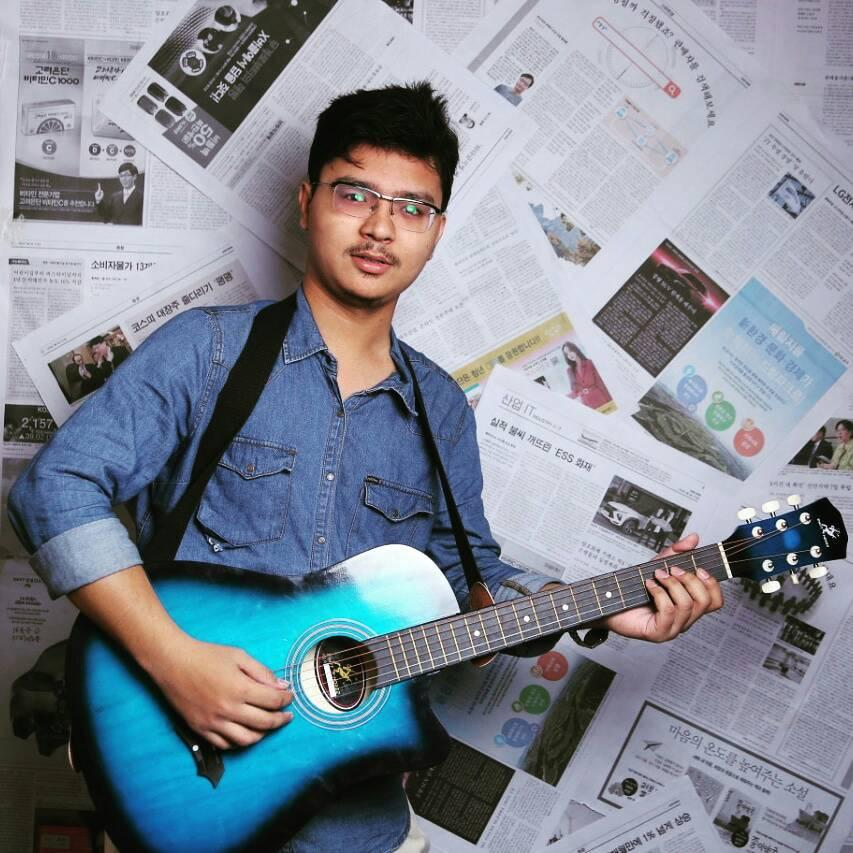
#> input picture hamza.jpg, 853 x 853 px
$ jupyter execute --allow-errors NumpyEvaluation.ipynb
#> lines starting #> are read from the running program, lines starting #| are printed output that depends on the picture
[cell 1]
import numpy as np
from PIL import Image
import matplotlib.image as mpimg
import matplotlib.pyplot as plt

[cell 2]
img = Image.open("hamza.jpg")
#> img is the input picture: PIL image 853x853 RGB; mean R, G, B 127.8, 136, 148.1
img

[cell 3]
plt.imshow(mpimg.imread("hamza.jpg"))

# Numpy Task - 01

[cell 4]
img = Image.open("hamza.jpg")
img1 = np.asarray(img)

[cell 5]
img1.shape
#> Out = (853, 853, 3)

[cell 6]
img1 = img1[0:500,0:500]
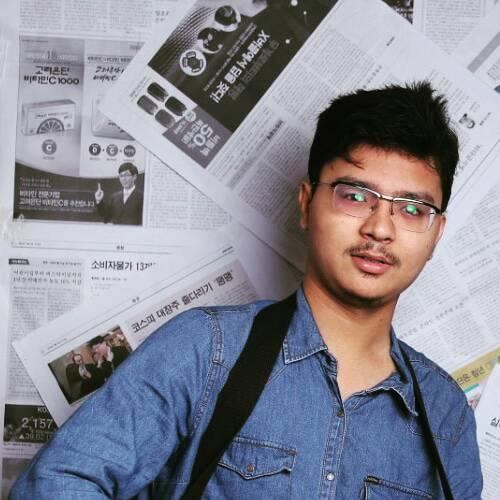
#> img1: shape (500, 500, 3); mean R, G, B 136.5, 136.5, 148.5

[cell 7]
img_crop = Image.fromarray(img1)
img_crop.save("hamzaCrop.jpg")

#> (a cell that did not finish here is left out)

#> (a cell that did not finish here is left out)

[cell 10]
img = Image.open("hamza.jpg")

area = (300, 100, 500, 400)
cropped_img = img.crop(area)
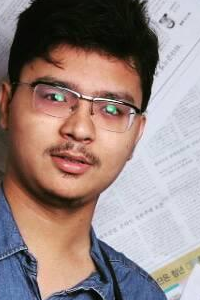
#> cropped_img: PIL image 200x300 RGB; mean R, G, B 151.1, 132.7, 129.6
img = cropped_img
img

# Numpy Task - 02

[cell 11]
plt.imshow(mpimg.imread("hamza3.jpg"))
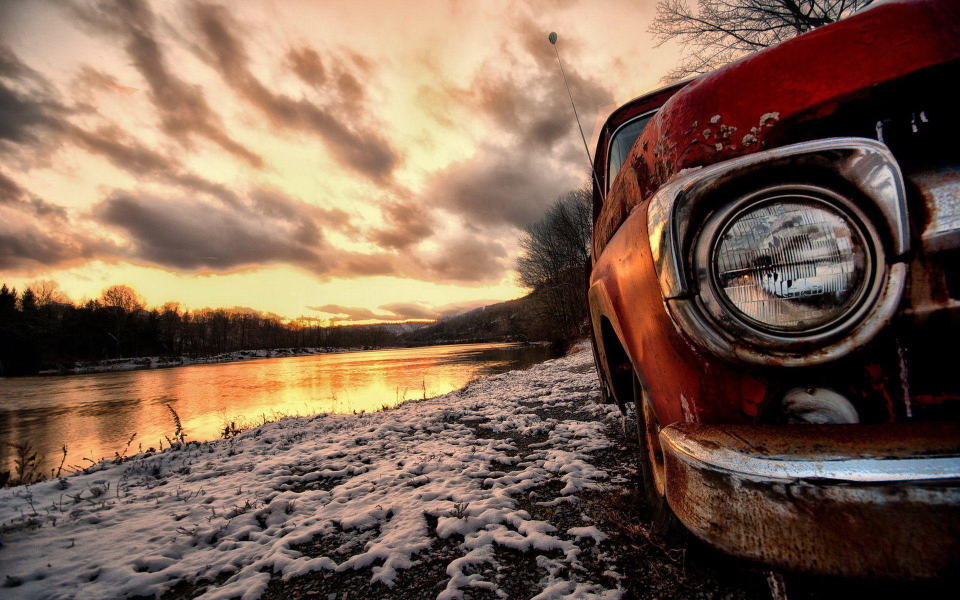
#> input picture hamza3.jpg, 1920 x 1200 px (shown at 1/2 size)

[cell 12]
img2 = Image.open("hamza3.jpg")
#> img2 is the input picture: PIL image 1920x1200 RGB; mean R, G, B 126.5, 99.5, 82.2
img3 = np.asarray(img2)
img1 = img1[0:500,0:500]
img3 = img3[0:500,0:500]
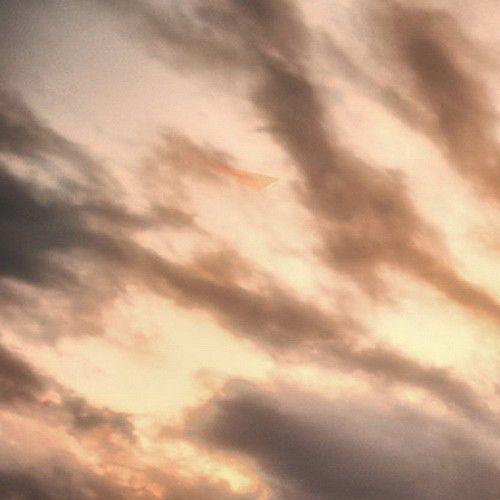
#> img3: shape (500, 500, 3); mean R, G, B 194.6, 159.5, 133

[cell 13]
img3.shape
#> Out = (500, 500, 3)

[cell 14]
final_image = np.vstack((img1,img3))
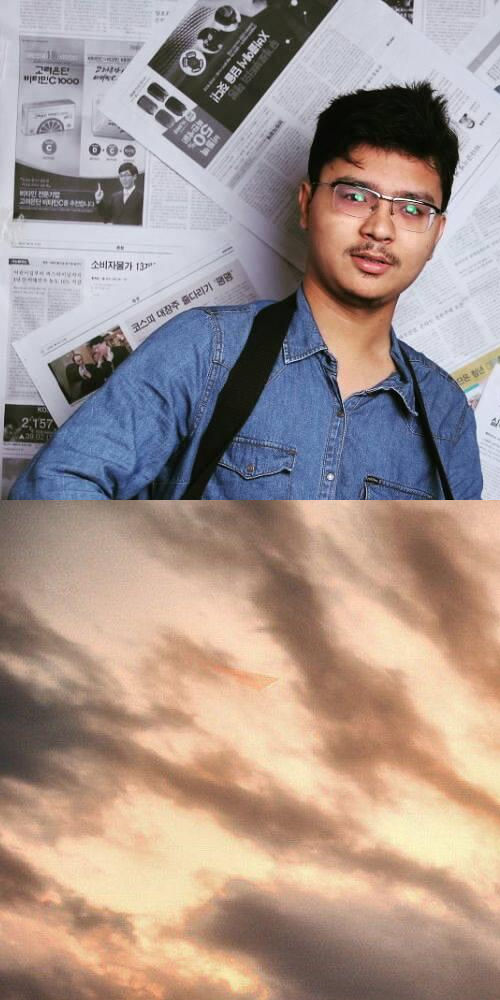
#> final_image: shape (1000, 500, 3); mean R, G, B 165.5, 148, 140.8

[cell 15]
final_image2 = Image.fromarray(final_image)

[cell 16]
final_image2.save("finalpic.jpg")

[cell 17]
img= Image.open("finalpic.jpg")
#> img: PIL image 500x1000 RGB
img

# Numpy Task - 03

[cell 18]
final_himage = np.hstack((img1,img3))
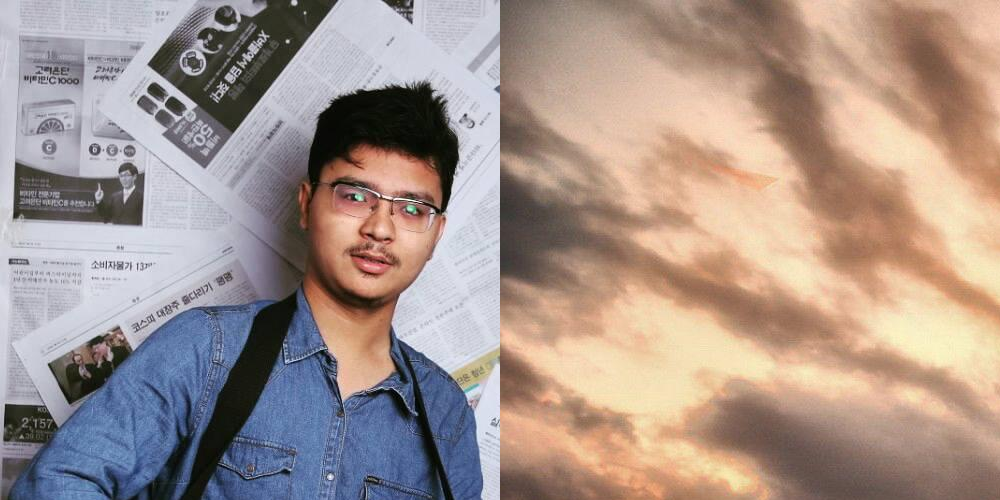
#> final_himage: shape (500, 1000, 3); mean R, G, B 165.5, 148, 140.8
final_himage2 = Image.fromarray(final_himage)
final_himage2.save("finalhpic.jpg")
img= Image.open("finalhpic.jpg")
#> img: PIL image 1000x500 RGB
img
